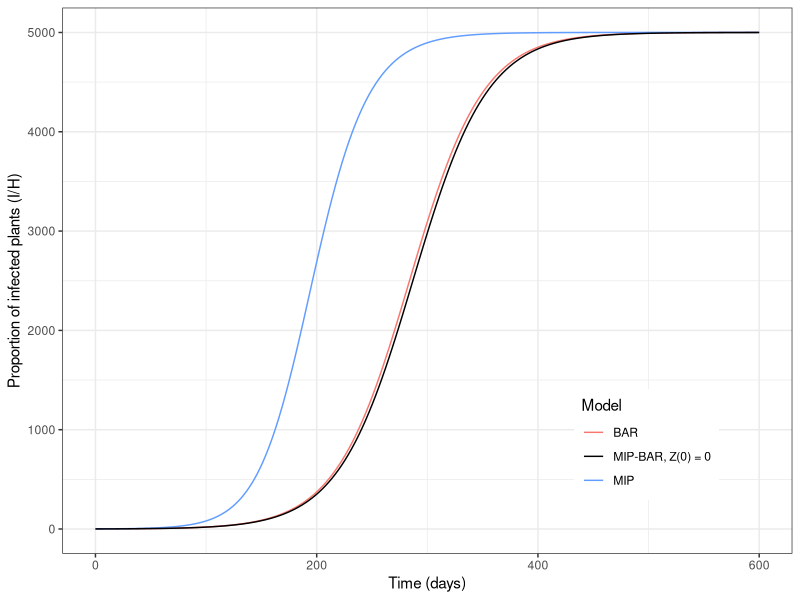

This chart was generated by the following R code:
####
#### Script to run MIP, BAR and MIP-BAR models under default parameterisation
#### 

#### This script reproduces Figure 4a. It requires packages ggplot2 and deSolve,
#### which can be installed with the command: install.packages(c("ggplot2", "deSolve"))


rm(list=ls())

# packages
library(deSolve)
library(ggplot2)

#### Define functions for RHS of model ODES ####

MIP_ode <- function(times, states, par) {
  
  ### Define terms for dI/dt
  S <- par[["H"]] - states[["I"]] # number of susceptible plants
  
  plant_become_infected <- par[["phi"]] * par[["b"]] * states[["Z"]] * S /
    (S + par[["v"]]*states[["I"]])
  
  plant_death <- par[["gamma"]] * states[["I"]]

  # dI/dt (Plants state equation)
  dI <- plant_become_infected - plant_death
  
  ### Define terms for dZ/dt
  X <- par[["A"]] - states[["Z"]] # number of un-infective aphids
  
  aphid_virus_acquisition <- par[["phi"]] * par[["a"]] * 
    (1 - par[["epsilon"]]*par[["omega"]]) * X * par[["v"]]*states[["I"]] /
    (S + par[["v"]]*states[["I"]])
  
  aphid_virus_loss <- par[["tau"]] * states[["Z"]]
  
  # dZ/dt (Aphids state equation)
  dZ <- aphid_virus_acquisition - aphid_virus_loss
  
  return(list(c(dI, dZ)))
  
}

BAR_ode <- function(times, states, par) {
  
  # STATES
  I <- states[["I"]]
  
  # PARAMETERS
  gamma <- par[["gamma"]]
  theta <- par[["theta"]]
  H <- par[["H"]]
  v <- par[["v"]]
  epsilon <- par[["epsilon"]]
  omega <- par[["omega"]]
  a <- par[["a"]]
  b <- par[["b"]]
  A <- par[["A"]]
  
  # DEFINE PARAMETERS NEEDED FOR STATE EQUATIONS
  # I_hat = weighted number of infected plants, accounting for attraction towards infected plants
  i_hat <- v*I / (H - I + v*I)
  
  # expected number of transmissions per dispersal, 
  # derived from analysis of markov chain (see Donnelly et al. 2019, Appendix S1)
  xI <- (a*b*i_hat*(1 - epsilon*omega)*(1 - i_hat))/(omega*(1 - i_hat*(1 - epsilon)))
  
  # infected plants - change in incidence of infected plants
  # = rate of aphid dispersal * mean number of transmissions - plant death
  di <- (theta*A)*xI - gamma*I
  
  return(list(di))
}

MIP_BAR_ode <- function(times, states, par) {
  
  omega <- par[["omega"]]
  eta <- par[["eta"]]
  H <- par[["H"]]
  A <- par[["A"]]
  b <- par[["b"]]
  a <- par[["a"]]
  gamma <- par[["gamma"]]
  v <- par[["v"]]
  epsilon <- par[["epsilon"]]
  rho <- par[["rho"]] # probability of losing infectivity after probing
  
  # states
  I <- states[["I"]]
  Z <- states[["Z"]]
  
  S <- H - I # number of susceptible plants
  X <- A - Z # number of un-infective aphids
  
  # expression for rate of aphid diserpsals
  phi_hat <- (S + v*I) / (omega*eta*(S + v*epsilon*I))
  
  # expression for rate of aphid infectivity loss
  tau_hat <- phi_hat*((rho*(1 - a*(1 - epsilon*omega)) + (1 - rho)*epsilon*omega)*v*I +
                        (rho + (1 - rho)*omega)*S)/(S + v*I)
  
  dI <- phi_hat*Z*b*S/(S + v*I) - gamma*I
  dZ <- phi_hat*X*a*(1 - epsilon*omega)*v*I/(S + v*I) - tau_hat*Z
    
  
  return(list(c(dI, dZ)))
}


#### Define parameters, initial states and timeframe ####

## Parameters
parms <- c(
  
  # POPULATION SIZES
  H = 10000, # plants
  A = 500, # aphids
  
  # VIRUS ACQUISITION/INOCULATION PROBABILITY
  b = 0.5, 
  a = 0.5,
  
  # PLANT DEATH/REPLANTING RATE
  gamma = 0.03,
  
  # VECTOR PREFERENCE (ATTRACTIVENESS + ACCEPTABILITY)
  v = 1,
  epsilon = 1,
  
  # APHID DISPERSAL
  eta = 0.8333, # aphid feed length (MIP-BAR model)
  phi = 1/(0.2*0.8333), # aphid dispersal rate (MIP model)
  theta = 1/0.8333, # aphid initiation of feeding dispersal rate (BAR model)
  
  # APHID INFECTIVITY LOSS
  tau = 4.8, # aphid infectivity loss rate (MIP model)
  rho = 1, # probability of infectivity loss from probing (MIP-BAR model)
  omega = 0.2 # probability of infectivity loss from feeding
)

## Initial states
init_I <- 1
init_Z <- 0

init_states <- c(I = init_I, Z = init_Z)
init_states_BAR <- c(I = init_I)

## Timeframe
tf <- 600
times <- seq(0, tf, length.out = 200)

#### Run models ####

MIP_trajec <- data.frame(deSolve::ode(y = init_states,
                                      times = times,
                                      func = MIP_ode,
                                      parms = parms))
BAR_trajec <- data.frame(deSolve::ode(y = init_states_BAR,
                                      times = times,
                                      func = BAR_ode,
                                      parms = parms))
BAR_trajec$Z <- NA # add Z column filled with NAs to make combining into one dataframe easier

MIP_BAR_trajec <- data.frame(deSolve::ode(y = init_states,
                                          times = times,
                                          func = MIP_BAR_ode,
                                          parms = parms))

all_trajecs_df <- rbind(MIP_trajec, BAR_trajec, MIP_BAR_trajec)
all_trajecs_df$Model <- rep(c("MIP", "BAR", "MIP-BAR"), each = length(times))


#### Plot results using ggplot2 (Fig 4a in paper) ####

(time_series_matched_plot <- ggplot2::ggplot(data = all_trajecs_df, aes(x = time, y = I, col = Model)) +
   geom_line() +
   labs(x = "Time (days)", 
        y = "Proportion of infected plants (I/H)") +
   theme_bw() +
   theme(legend.position = c(0.8, 0.2)) +
   scale_color_manual(values = c("BAR" = "#F8766D", "MIP-BAR" = "black", "MIP" = "#619CFF"),
                      labels = c("BAR" = "BAR", "MIP-BAR" = "MIP-BAR, Z(0) = 0", "MIP" = "MIP"),
                      breaks = c("BAR", "MIP-BAR", "MIP"))
)
